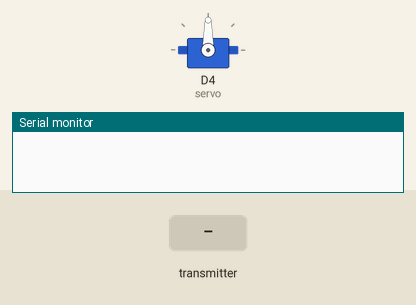
Bench run of a sketch on a simulated ESP8266 (NodeMCU). Parts: servo, the last lines printed to the serial monitor. The inputs (shaded band) are chosen by the test bench.

Above: at 1.2 s.
1.3 s: the transmitter starts sending degreeOfServo = 0
At 1.9 s:
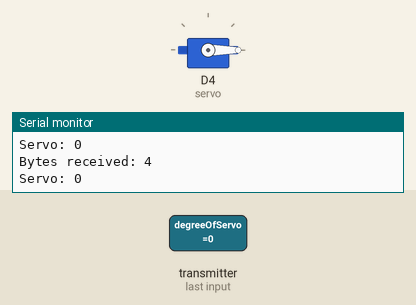
2.8 s: the transmitter starts sending degreeOfServo = 45
At 4.0 s:
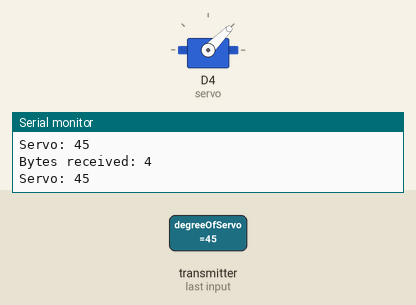
4.3 s: the transmitter starts sending degreeOfServo = 180
At 5.4 s:
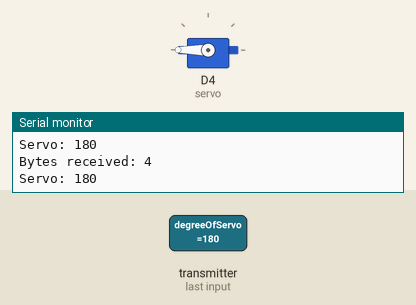
5.8 s: the transmitter starts sending degreeOfServo = 90
At 6.5 s:
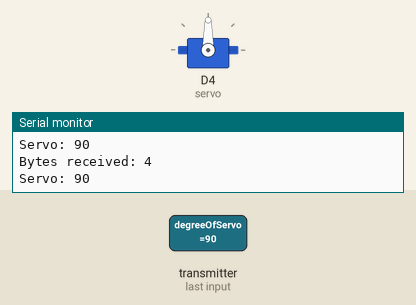
Timing chart, 0 to 8.3 s (numbered marks = the images above; inputs shaded):
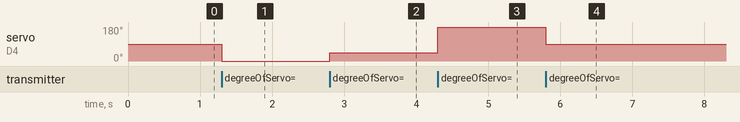

The sketch:

ESPNOW_receiver_servo.ino
```cpp
#include <ESP8266WiFi.h>
#include <espnow.h>
#include <Servo.h>


typedef struct Smessage {
    int degreeOfServo;
} Smessage;

Smessage myData;
Servo servo;

void OnDataRecv(uint8_t * mac, uint8_t *incomingData, uint8_t len) {
  memcpy(&myData, incomingData, sizeof(myData));
  Serial.print("Bytes received: ");
  Serial.println(len);
  Serial.print("Servo: ");
  Serial.println(myData.degreeOfServo);
  Serial.println();
  servo.write(myData.degreeOfServo);
}

void setup() {
  Serial.begin(115200);
  servo.attach(D4,544,2400); //Servo motor signal pin connected D4 pin.
  WiFi.mode(WIFI_STA);
  if (esp_now_init() != 0) {
    Serial.println("Error initializing ESP-NOW");
    return;
  }
  esp_now_set_self_role(ESP_NOW_ROLE_SLAVE);
  esp_now_register_recv_cb(OnDataRecv);
}

void loop() {

}
```

Measured:
- after the input at 1.3 s, servo on D4 (servo): 90° → 0° at once
- after the input at 2.8 s, servo on D4 (servo): 0° → 45° at once
- after the input at 4.3 s, servo on D4 (servo): 45° → 180° at once
- after the input at 5.8 s, servo on D4 (servo): 180° → 90° at once
